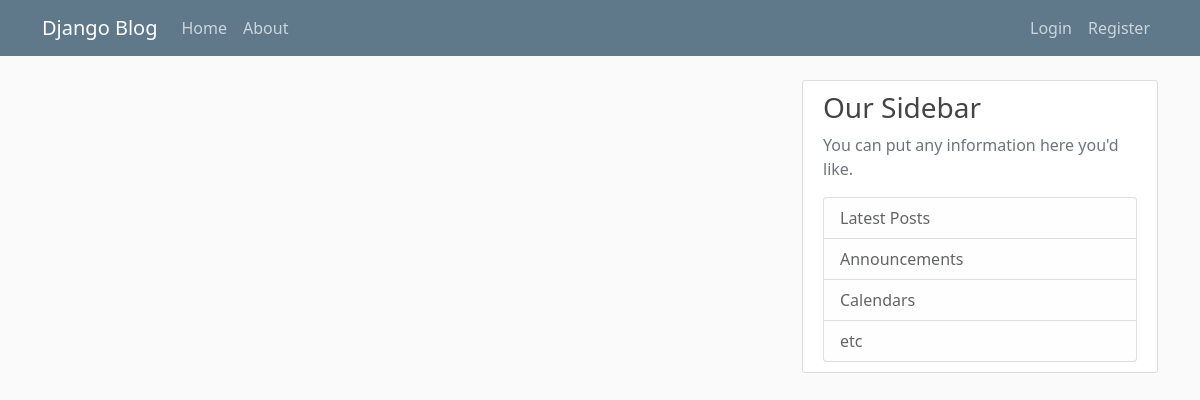
Before: / with the older database file.
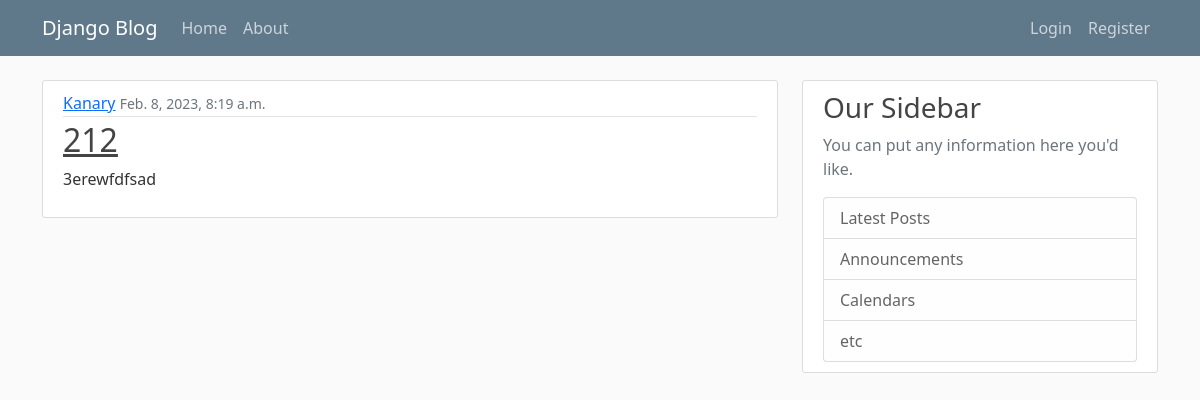
After: the same page with the newer database file.
### blog/models.py (models this page shows, shortened)
class Post(models.Model):
    title = models.CharField(max_length=100)
    content = models.TextField()
    date_posted = models.DateTimeField(default=timezone.now)
    author = models.ForeignKey(User, on_delete=models.CASCADE)

### blog/views.py (the view)
# urls.py: 2. Add a URL to urlpatterns:  path('', views.home, name='home')
def home(request):
    context = {
        'posts' : Post.objects.all()
    }
    return render(request, 'blog/home.html', context)

### blog/templates/blog/home.html
{% extends "blog/base.html" %}
{% block content %}
    {% for post in posts %}
        <article class="media content-section">
          <div class="media-body">
            <div class="article-metadata">
              <a class="mr-2" href="#">{{ post.author }}</a>
              <small class="text-muted">{{ post.date_posted }}</small>
            </div>
            <h2><a class="article-title" href="#">{{ post.title }}</a></h2>
            <p class="article-content">{{ post.content }}</p>
          </div>
        </article>
    {% endfor %}
{% endblock content %}

### blog/templates/blog/base.html (shortened to what this page needs)
{% load static%}
<!DOCTYPE html>
<html lang="en">
<head>
    <link href="https://cdn.jsdelivr.net/npm/bootstrap@5.0.2/dist/css/bootstrap.min.css" rel="stylesheet">
    <link href="{% static 'blog/main.css' %}" rel="stylesheet">
</head>
<body>
    <header class="site-header">
      <nav class="navbar navbar-expand-md navbar-dark bg-steel fixed-top">
        <div class="container">
          <a class="navbar-brand mr-4" href="{% url 'blog-home' %}">Django Blog</a>
          <div class="collapse navbar-collapse" id="navbarToggle">
            <div class="navbar-nav me-auto">
              <a class="nav-item nav-link" href="{% url 'blog-home' %}">Home</a>
              <a class="nav-item nav-link" href="{% url 'blog-about' %}">About</a>
            </div>
            <div class="navbar-nav">
              <a class="nav-item nav-link" href="#">Login</a>
              <a class="nav-item nav-link" href="#">Register</a>
            </div>
          </div>
        </div>
      </nav>
    </header>
    <main role="main" class="container">
      <div class="row">
        <div class="col-md-8">
          {% block content %}{% endblock %}
        </div>
        <div class="col-md-4">
          <div class="content-section">
            <h3>Our Sidebar</h3>
            <p class='text-muted'> You can put any information here you'd like.
              <ul class="list-group">
                <li class="list-group-item list-group-item-light">Latest Posts</li>
                <li class="list-group-item list-group-item-light">Announcements</li>
                <li class="list-group-item list-group-item-light">Calendars</li>
                <li class="list-group-item list-group-item-light">etc</li>
              </ul>
          </div>
        </div>
      </div>
    </main>
</body>
</html>

### blog/static/blog/main.css (style rules this page uses)
body { background: #fafafa; color: #333333; margin-top: 5rem; }
h1, h2, h3, h4, h5, h6 { color: #444444; }
ul { margin: 0; }
.bg-steel { background-color: #5f788a; }
.site-header .navbar-nav .nav-link { color: #cbd5db; }
.content-section { background: #ffffff; padding: 10px 20px; border: 1px solid #dddddd; border-radius: 3px; margin-bottom: 20px; }
.article-title { color: #444444; }
.article-content { white-space: pre-line; }
.article-metadata { padding-bottom: 1px; margin-bottom: 4px; border-bottom: 1px solid #e3e3e3 }

Changed rows visible on the page:
added Post: author "Kanary", date_posted "Feb. 8, 2023, 8:19 a.m.", title "212", content "3erewfdfsad"
